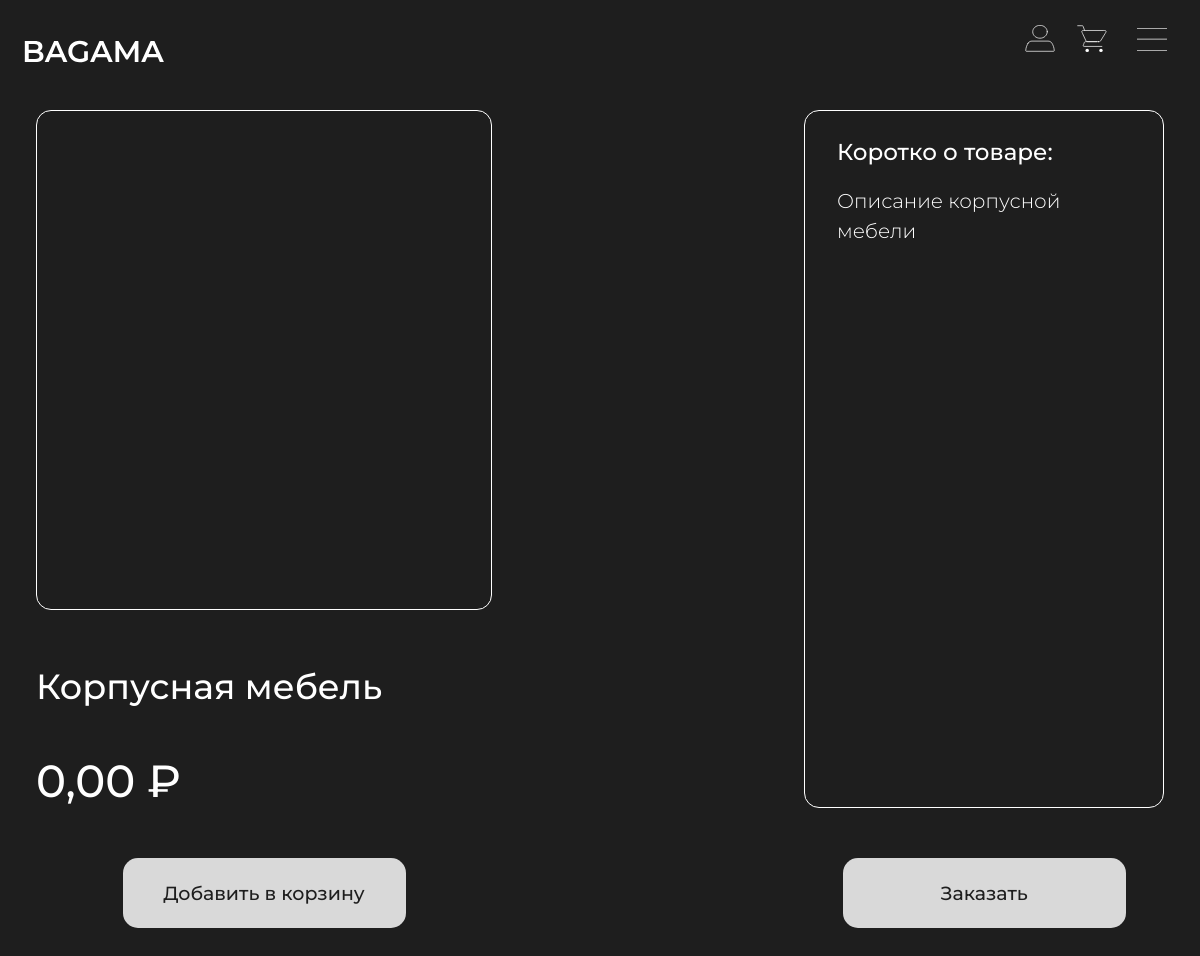
The app's page /product/2 with its own data.
### shop/models.py (models this page shows)
class Products(models.Model):
    title = models.CharField(max_length=100, verbose_name='Имя товара')
    description = models.TextField('Описание товара', max_length=1000)
    price = models.DecimalField(max_digits=10, decimal_places=2, verbose_name='Цена', default=0.00)
    category = models.ForeignKey(Categories, on_delete=models.CASCADE, verbose_name='Категория товара')
    preview = models.ImageField('Превью товара', upload_to='product/previews/%Y/%Y-%m-%d-%H-%M-%S/')
    top_status = models.BooleanField('Промо товар', default=False)
    created_date = models.DateTimeField(auto_now=True, verbose_name='Время создания')
    updated = models.DateTimeField(auto_now=True, verbose_name='Время последнего обновления')
    class Meta():
        verbose_name = 'продукт'
        verbose_name_plural = 'Продукты'
    def __str__(self):
        return self.title

### shop/views.py (the view)
# urls.py: path('product/<int:product__id>', views.productpage, name='productpage'),
def productpage(request, product__id):
    print(product__id)
    product = get_object_or_404(Products, id=product__id)
    product_photos = ProductsImages.objects.filter(product_id=product.id)
    print(product_photos)
    return render(request, 'shop/productpage.html', context={'product': product, 'photos': product_photos})

### shop/models.py (called while the page is built)
    def __str__(self):
        return str(self.product)

### shop/templatetags/replace_n.py (called while the page is built)
@register.filter(is_safe = True)
def replace_n(value):
    value = '<p>' + value + '</p>'
    return value.replace('\n', '</p><p>')

### shop/templates/shop/productpage.html (shortened to what this page needs)
{% extends 'shop/base.html' %}
{% load replace_n %}
{% load static %}
{% block head %}
<link rel="stylesheet" href="{% static 'shop/css/productpage.css' %}">
<link
  rel="stylesheet"
  href="https://cdn.jsdelivr.net/npm/swiper@9/swiper-bundle.min.css"/>
{% endblock head %}
{% block content %}
<div class="main-container">
    <div class="product">
        <div class="row justify-content-between">
            <div class="col-12 col-md-5" style="margin-bottom: 40px;">
                <div class="product-img">
                    <div class="swiper">
                    </div>
                </div>
                <div class="product-info">
                    <h2 class="product-title">{{product.title}}</h2>
                    <h3 class="product-price">{{product.price}} ₽</h3>
                </div>
                <div class="add-to-bascket-btn">
                    <a href="">Добавить в корзину</a>
                </div>
            </div>
            <div class="col-12 col-md-4" style="margin-bottom: 40px;">
                <div class="product-description">
                    <h5>Коротко о товаре:</h5>
                    <p>
                        {{product.description|replace_n|safe}}
                    </p>
                </div>
                <div class="order-btn">
                    <a href="">Заказать</a>
                </div>
            </div>
        </div>
    </div>
</div>
{% endblock content %}

### shop/static/shop/css/base.css (style rules this page uses)
body { background: #1E1E1E;; overflow-x: hidden; }

### shop/static/shop/css/productpage.css (style rules this page uses)
.main-container { margin-left: 3vw; margin-right: 3vw; }
.product-img { position: relative; width: 100%; height: 500px; border: 1px solid #FFFFFF; border-radius: 15px; }
.swiper { height: 100%; }
.product-info { margin-top: 55px; }
.product-title { font-family: 'Montserrat'; font-style: normal; font-weight: 500; font-size: 35px; line-height: 43px; color: #FFFFFF; }
.product-price { margin-top: 45px; font-family: 'Montserrat'; font-style: normal; font-weight: 500; font-size: 45px; line-height: 55px; color: #FFFFFF; }
.product-description { width: 100%; height: calc(100% - 70px - 50px); border: 1px solid #FFFFFF; border-radius: 15px; padding-top: 24px; padding-bottom: 24px; padding-left: 32px; padding-right: 32px; }
.product-description h5 { font-family: 'Montserrat'; font-style: normal; font-weight: 500; font-size: 23px; line-height: 150%; color: #FFFFFF; margin-bottom: 10px; }
.product-description p { font-family: 'Montserrat'; font-style: normal; font-weight: 300; font-size: 20px; line-height: 150%; color: #FFFFFF; }
.add-to-bascket-btn, .order-btn { position: relative; background: #D9D9D9; border-radius: 15px; width: 283px; height: 70px; display: flex; align-items: center; justify-content: center; margin-top: 50px; margin-left: auto; margin-right: auto; transition: 0.3s; }
.add-to-bascket-btn a, .order-btn a { font-family: 'Montserrat'; font-style: normal; font-weight: 500; font-size: 19px; line-height: 23px; color: #1E1E1E; text-decoration: none; user-select: none; }

### records on screen
Products: title "Корпусная мебель", price "0,00", description "Описание корпусной мебели"
